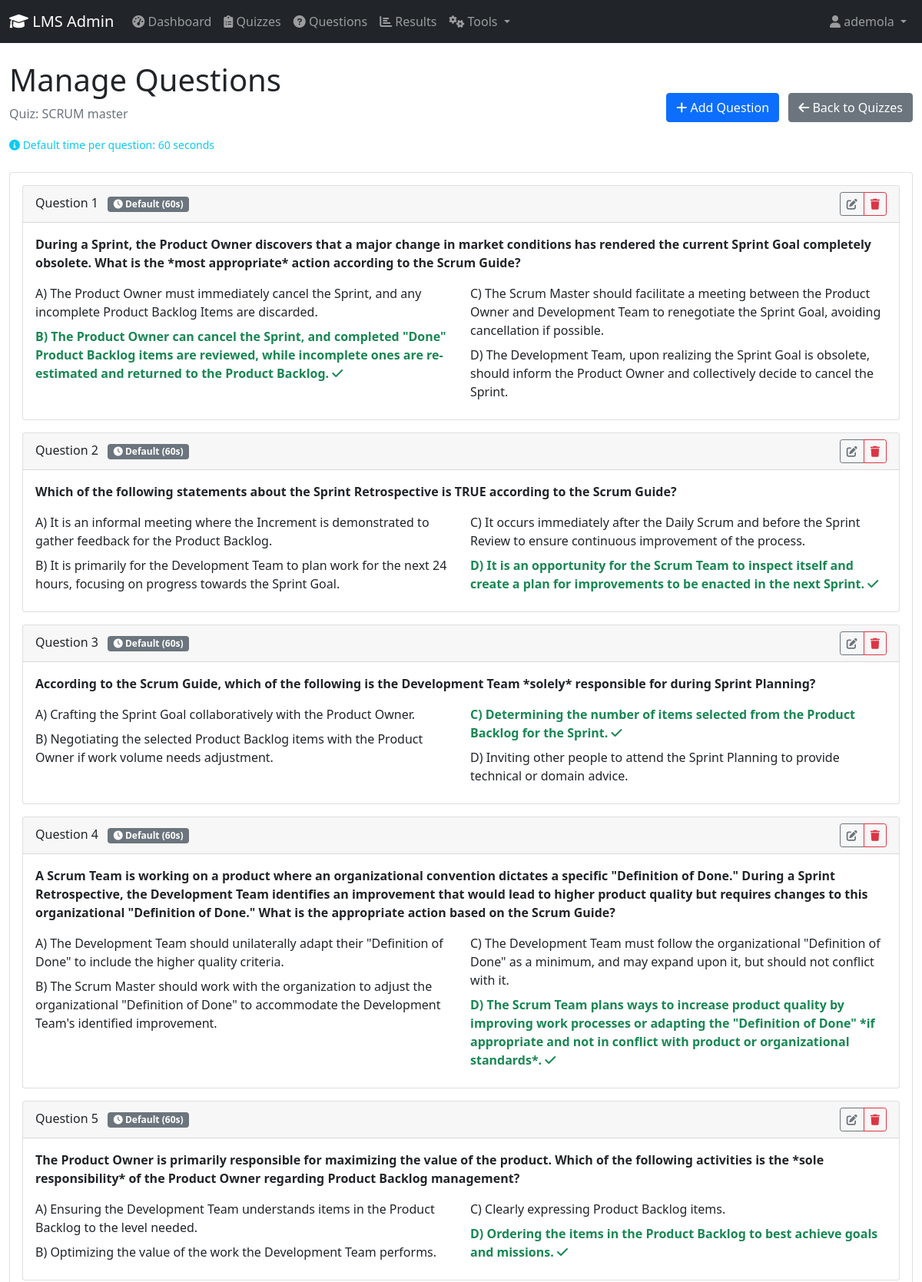
Screenshot of /manage_questions.php?quiz_id=3 (signed in, upper part) with the database file from the repository.
### tables this page shows
CREATE TABLE `quizzes` (
  `id` int(11) NOT NULL,
  `title` varchar(255) NOT NULL,
  `description` text DEFAULT NULL,
  `time_per_question` int(11) DEFAULT 60,
  `created_at` timestamp NOT NULL DEFAULT current_timestamp(),
  `allow_skip` tinyint(1) DEFAULT 1,
  `allow_navigation` tinyint(1) DEFAULT 0,
  `shuffle_questions` tinyint(1) DEFAULT 0,
  `show_results` tinyint(1) DEFAULT 1,
  `pass_percentage` decimal(5,2) DEFAULT 60.00,
  `attempts_allowed` int(11) DEFAULT 1,
  `is_active` tinyint(1) DEFAULT 1,
  `allow_question_navigation` tinyint(1) DEFAULT 1 COMMENT 'Allow clicking navigation dots',
  `questions_to_show` int(11) DEFAULT NULL COMMENT 'Number of questions to show (NULL = show all)',
  `allow_question_selection` tinyint(1) DEFAULT 0 COMMENT 'Allow users to choose number of questions'
);

CREATE TABLE `questions` (
  `id` int(11) NOT NULL,
  `quiz_id` int(11) DEFAULT NULL,
  `question_text` text NOT NULL,
  `option_a` varchar(255) DEFAULT NULL,
  `option_b` varchar(255) DEFAULT NULL,
  `option_c` varchar(255) DEFAULT NULL,
  `option_d` varchar(255) DEFAULT NULL,
  `correct_answer` char(1) DEFAULT NULL,
  `time_limit` int(11) DEFAULT NULL COMMENT 'Time limit for this question in seconds (NULL = use quiz default)'
);

### manage_questions.php (the view, shortened to what this page needs)
<?php
require_once 'config.php';
$quiz_id = $_GET['quiz_id'] ?? null;
$stmt = $pdo->prepare("SELECT * FROM quizzes WHERE id = ?");
$stmt->execute([$quiz_id]);
$quiz = $stmt->fetch();
$questions = $pdo->prepare("SELECT * FROM questions WHERE quiz_id = ? ORDER BY id");
$questions->execute([$quiz_id]);
$questions = $questions->fetchAll();
?>
<!DOCTYPE html>
<html lang="en">
<head>
    <link href="https://cdn.jsdelivr.net/npm/bootstrap@5.1.3/dist/css/bootstrap.min.css" rel="stylesheet">
    <link href="https://cdnjs.cloudflare.com/ajax/libs/font-awesome/6.0.0/css/all.min.css" rel="stylesheet">
</head>
<body>
    <?php include 'admin_navbar.php'; ?>
    <div class="container-fluid mt-4">
        <div class="row">
            <div class="col-md-12">
                <div class="d-flex justify-content-between align-items-center mb-4">
                    <div>
                        <h1>Manage Questions</h1>
                        <p class="text-muted">Quiz: <?php echo htmlspecialchars($quiz['title']); ?></p>
                        <small class="text-info">
                            <i class="fas fa-info-circle"></i>
                            Default time per question: <?php echo $quiz['time_per_question']; ?> seconds
                        </small>
                    </div>
                    <div>
                        <button class="btn btn-primary me-2" data-bs-toggle="modal" data-bs-target="#createQuestionModal">
                            <i class="fas fa-plus"></i> Add Question
                        </button>
                        <a href="manage_quizzes.php" class="btn btn-secondary">
                            <i class="fas fa-arrow-left"></i> Back to Quizzes
                        </a>
                    </div>
                </div>
                <div class="card">
                    <div class="card-body">
                        <?php if (empty($questions)): ?>
                            <div class="text-center py-4">
                                <i class="fas fa-question-circle fa-3x text-muted mb-3"></i>
                                <p class="text-muted">No questions found for this quiz.</p>
                                <button class="btn btn-primary" data-bs-toggle="modal" data-bs-target="#createQuestionModal">
                                    Add First Question
                                </button>
                            </div>
                        <?php else: ?>
                            <?php foreach ($questions as $index => $question): ?>
                                <div class="card mb-3">
                                    <div class="card-header d-flex justify-content-between align-items-center">
                                        <h6 class="mb-0">
                                            Question <?php echo $index + 1; ?>
                                            <?php if ($question['time_limit']): ?>
                                                <span class="badge bg-info ms-2">
                                                    <i class="fas fa-clock"></i> <?php echo $question['time_limit']; ?>s
                                                </span>
                                            <?php else: ?>
                                                <span class="badge bg-secondary ms-2">
                                                    <i class="fas fa-clock"></i> Default (<?php echo $quiz['time_per_question']; ?>s)
                                                </span>
                                            <?php endif; ?>
                                        </h6>
                                        <div class="btn-group btn-group-sm">
                                            <button class="btn btn-outline-secondary" onclick="editQuestion(<?php echo htmlspecialchars(json_encode($question)); ?>)" title="Edit Question">
                                                <i class="fas fa-edit"></i>
                                            </button>
                                            <button class="btn btn-outline-danger" onclick="deleteQuestion(<?php echo $question['id']; ?>)" title="Delete Question">
                                                <i class="fas fa-trash"></i>
                                            </button>
                                        </div>
                                    </div>
                                    <div class="card-body">
                                        <p class="fw-bold"><?php echo htmlspecialchars($question['question_text']); ?></p>
                                        <div class="row">
                                            <div class="col-md-6">
                                                <div class="mb-2 <?php echo $question['correct_answer'] == 'a' ? 'text-success fw-bold' : ''; ?>">
                                                    A) <?php echo htmlspecialchars($question['option_a']); ?>
                                                </div>
                                                <div class="mb-2 <?php echo $question['correct_answer'] == 'b' ? 'text-success fw-bold' : ''; ?>">
                                                    B) <?php echo htmlspecialchars($question['option_b']); ?>
                                                    <?php if ($question['correct_answer'] == 'b'): ?><i class="fas fa-check text-success"></i><?php endif; ?>
                                                </div>
                                            </div>
                                            <div class="col-md-6">
                                                <div class="mb-2 <?php echo $question['correct_answer'] == 'c' ? 'text-success fw-bold' : ''; ?>">
                                                    C) <?php echo htmlspecialchars($question['option_c']); ?>
                                                    <?php if ($question['correct_answer'] == 'c'): ?><i class="fas fa-check text-success"></i><?php endif; ?>
                                                </div>
                                                <div class="mb-2 <?php echo $question['correct_answer'] == 'd' ? 'text-success fw-bold' : ''; ?>">
                                                    D) <?php echo htmlspecialchars($question['option_d']); ?>
                                                    <?php if ($question['correct_answer'] == 'd'): ?><i class="fas fa-check text-success"></i><?php endif; ?>
                                                </div>
                                            </div>
                                        </div>
                                    </div>
                                </div>
                            <?php endforeach; ?>
                        <?php endif; ?>
                    </div>
                </div>
            </div>
        </div>
    </div>
</body>
</html>

### rows the page displays
quizzes: title "SCRUM master", time_per_question "60"
questions: quiz.time_per_question "60", question_text "During a Sprint, the Product Owner discovers that a major change in market conditions has rendered the current Sprint Goal completely obsolete. What is the *most appropriate* action according to the Scrum Guide?", option_a "The Product Owner must immediately cancel the Sprint, and any incomplete Product Backlog Items are discarded.", option_b "The Product Owner can cancel the Sprint, and completed \"Done\" Product Backlog items are reviewed, while incomplete ones are re-estimated and returned to the Product Backlog.", option_c "The Scrum Master should facilitate a meeting between the Product Owner and Development Team to renegotiate the Sprint Goal, avoiding cancellation if possible.", option_d "The Development Team, upon realizing the Sprint Goal is obsolete, should inform the Product Owner and collectively decide to cancel the Sprint."
questions: quiz.time_per_question "60", question_text "Which of the following statements about the Sprint Retrospective is TRUE according to the Scrum Guide?", option_a "It is an informal meeting where the Increment is demonstrated to gather feedback for the Product Backlog.", option_b "It is primarily for the Development Team to plan work for the next 24 hours, focusing on progress towards the Sprint Goal.", option_c "It occurs immediately after the Daily Scrum and before the Sprint Review to ensure continuous improvement of the process.", option_d "It is an opportunity for the Scrum Team to inspect itself and create a plan for improvements to be enacted in the next Sprint."
questions: quiz.time_per_question "60", question_text "According to the Scrum Guide, which of the following is the Development Team *solely* responsible for during Sprint Planning?", option_a "Crafting the Sprint Goal collaboratively with the Product Owner.", option_b "Negotiating the selected Product Backlog items with the Product Owner if work volume needs adjustment.", option_c "Determining the number of items selected from the Product Backlog for the Sprint.", option_d "Inviting other people to attend the Sprint Planning to provide technical or domain advice."
questions: quiz.time_per_question "60", question_text "A Scrum Team is working on a product where an organizational convention dictates a specific \"Definition of Done.\" During a Sprint Retrospective, the Development Team identifies an improvement that would lead to higher product quality but requires changes to this organizational \"Definition of Done.\" What is the appropriate action based on the Scrum Guide?", option_a "The Development Team should unilaterally adapt their \"Definition of Done\" to include the higher quality criteria.", option_b "The Scrum Master should work with the organization to adjust the organizational \"Definition of Done\" to accommodate the Development Team's identified improvement.", option_c "The Development Team must follow the organizational \"Definition of Done\" as a minimum, and may expand upon it, but should not conflict with it.", option_d "The Scrum Team plans ways to increase product quality by improving work processes or adapting the \"Definition of Done\" *if appropriate and not in conflict with product or organizational standards*."
questions: quiz.time_per_question "60", question_text "The Product Owner is primarily responsible for maximizing the value of the product. Which of the following activities is the *sole responsibility* of the Product Owner regarding Product Backlog management?", option_a "Ensuring the Development Team understands items in the Product Backlog to the level needed.", option_b "Optimizing the value of the work the Development Team performs.", option_c "Clearly expressing Product Backlog items.", option_d "Ordering the items in the Product Backlog to best achieve goals and missions."

### other values shown
$_SESSION['admin_username'] "ademola"
